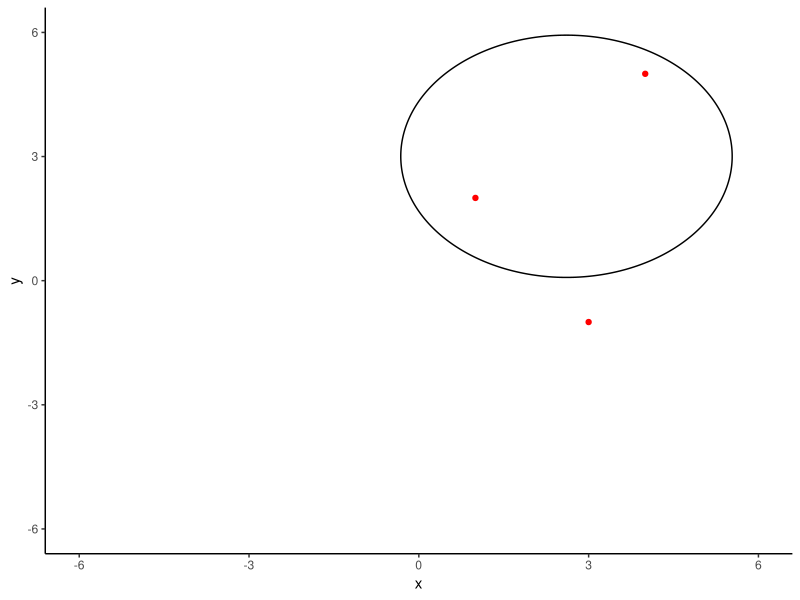

Write the R code that produced this figure.
## ---- chunk 1
circle = function(ponto, params){
  x = params[1]
  y = params[2]
  r = params[3]
  
  distance = (ponto[1] - x)^2 + (ponto[2] - y)^2 - r^2
  return(distance)
}

distance = function(params, pontos){
  p1 = pontos[[1]]
  p2 = pontos[[2]]
  p3 = pontos[[3]]
  
  eq = abs(circle(p1, params) + circle(p2, params) + circle(p3, params))
  return(eq)
}

get_coords = function(pontos){
  objeto = optim(par = c(2.5,3,3), fn = distance, pontos = pontos)
  lista = list(x = objeto$par[1], y = objeto$par[2], r = objeto$par[3])
  return(lista)
}

plot_circle = function(pontos, circulo){
  library(ggplot2)  
  x = c(pontos[[1]][1], pontos[[2]][1], pontos[[3]][1])
  y = c(pontos[[1]][2], pontos[[2]][2], pontos[[3]][2])
  
  numero = max(abs(c(x,y))) + 1
  
  data1 = data.frame(x,y)
  data2 = data.frame(x = circulo$x, y = circulo$y, r = circulo$r)
  print(data2)
  ggplot()+
    geom_point(data = data1, aes(x = x, y = y), color = "red")+
    ggforce::geom_circle(data = data2, aes(x0 = x, y0 = y, r = r))+
    theme_classic()+
    xlim(-numero, numero)+
    ylim(-numero, numero)
    
}
## ---- chunk 2
pontos = list(c(1,2), c(4,5), c(3, -1))

circulo = get_coords(pontos)

plot_circle(pontos, circulo)
